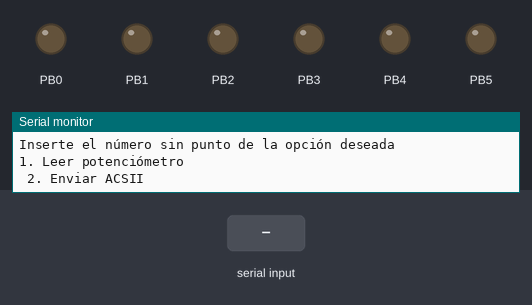
Bench run of a program on a simulated ATmega328P, built with avr-gcc and emulated at 16 MHz. Parts: output pins drawn as LEDs (lit = HIGH), the last lines printed to the serial monitor. The test bench sets the inputs (shaded band).

Above: at 1.2 s.
1.3 s: "1" received over Serial
2.8 s: "2" received over Serial
5.1 s: "0" received over Serial
At 5.6 s:
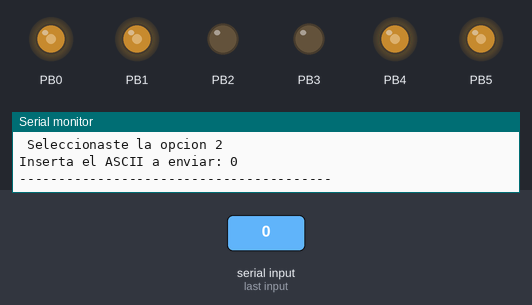
Timing chart, 0 to 8.7 s (numbered marks = the images above; inputs shaded):
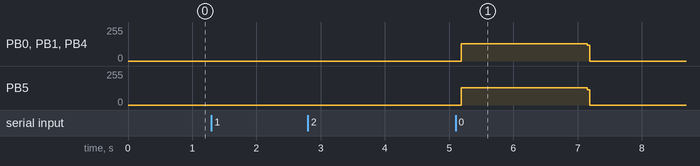

The program:

main.c
```c
/*
 * Laboratorio Serial
 *
 * Created: 24/04/2026
 * Author: Joaquín Fuentes
 * Description:
 */
/****************************************/
// Encabezado (Libraries)

#define F_CPU 16000000
#include <avr/io.h>
#include <avr/interrupt.h>
#include <util/delay.h>
#include "UART.h"

/****************************************/
// Function prototypes

void initADC(void);
uint16_t leerADC(void);
void mostrarByte(uint8_t dato);
void cadena(char txt[]);
uint8_t esperarByte(void);

/****************************************/
// Variables globales

volatile uint8_t datoRX = 0;
volatile uint8_t ExisteDato = 0;

/****************************************/
// Main Function

int main(void)
{
    cli();

    DDRB  = 0x3F; // PB0 PB5 salida
    PORTB = 0x00;

    initADC();
    initUART();

    sei();

	while (1)
	{
		cadena("===================MENU=================== \n");
		cadena("¡Hola de nuevo! \n");
		cadena ("Inserte el número sin punto de la opción deseada\n");
		cadena ("1. Leer potenciómetro \n 2. Enviar ACSII \n");

		uint8_t opcion = esperarByte();
		if (opcion == '1')
		{
			cadena ("\n Seleccionaste la opcion 1\n");
			cadena ("----------------------------------------\n");
			uint16_t valor = leerADC();
			char caracter = (char)((valor * 94UL) / 1023 + 0x20);
			cadena("Valor leido: ");
			writeChar(caracter);
			cadena("\n----------------------------------------\n");
			_delay_ms(2000);   // tiempo para leer el resultado
		}
		else if (opcion == '2')
		{
			cadena("\n Seleccionaste la opcion 2\n");
			cadena("Inserta el ASCII a enviar: ");
			uint8_t ascii = esperarByte();   // espera un nuevo byte, ya no es '2'
			cadena("\n----------------------------------------\n");
			mostrarByte(ascii);
			cadena("Enviado a LEDs\n");
			cadena("----------------------------------------\n");
			_delay_ms(2000);   // tiempo para ver los LEDs
		}
		else
		{
			cadena("\nOpcion no valida, volviendo al menu...\n");
			_delay_ms(1000);
		}
	}
}

/****************************************/
// NON-Interrupt subroutines

uint8_t esperarByte(void)
{
	while (!ExisteDato);
	ExisteDato = 0;
	return datoRX;
}
void initADC(void)
{
    DIDR0 |= (1<<ADC0D);
    ADMUX  = (1<<REFS0); // AVcc, ADC0
    ADCSRA = (1<<ADEN) | (1<<ADPS2) | (1<<ADPS1) | (1<<ADPS0); // prescaler 128
}

uint16_t leerADC(void)
{
    ADCSRA |= (1<<ADSC);
    while (ADCSRA & (1<<ADSC));
    return ADC;
}

void mostrarByte(uint8_t dato)
{
    uint8_t bajo = dato & 0x0F;      // Nibble bajo (bits 0-3)
    uint8_t alto = (dato >> 4) & 0x0F; // Nibble alto (bits 4-7)

    // Multiplexado continuo por 2 segundos
    for(int i = 0; i < 1000; i++) {
        // Mostrar nibble bajo (PB5 activa transistor nibble bajo)
        PORTB = (1<<PB5) | bajo;
        _delay_ms(1);

        // Mostrar nibble alto (PB4 activa transistor nibble alto)
        PORTB = (1<<PB4) | alto;
        _delay_ms(1);
    }

    // Apagar LEDs al terminar
    PORTB = 0x00;
}

void cadena(char txt[])
{
	while (*txt)
	{
		writeChar(*txt++);
	}
}

/****************************************/
// Interrupt routines

ISR(USART_RX_vect)
{
    datoRX = UDR0;      // Guardar dato recibido
	ExisteDato = 1;		// Se avise la existencia del nuevo dato
    writeChar(datoRX);  // Eco hacia terminal
}
```

UART.c
```c
/*
 * UART.c
 *
 * Created:
 * Author:
 * Description: Implementación UART para ATMega328P
 */

#include "UART.h"
#include <avr/io.h>
#include <avr/interrupt.h>

void initUART(void)
{
	// Configurar pines RX y TX
	DDRD &= ~(1<<DDD0);
	DDRD |=	 (1<<DDD1);

	UCSR0A = 0;
	// Habilitando interrupciones, habilitando RX y TX del UART0
	UCSR0B = (1<<RXCIE0) | (1<<RXEN0) | (1<<TXEN0);
	// Async, Paridad deshabilitada, 1 stop bit, 8 data bits
	UCSR0C = (1<<UCSZ01) | (1<<UCSZ00);
	// Setear UBRR0 = 103
	UBRR0 = 103;
}

void writeChar(char caracter)
{
	while (!(UCSR0A & (1<<UDRE0)));
	UDR0 = caracter;
}

void writeString(char* string)
{
	while (*string != '\0')
	{
		writeChar(*string);
		string++;
	}
}
```

UART.h
```c
/*
 * UART.h
 *
 * Created:
 * Author:
 * Description: Librería UART para ATMega328P
 */

#ifndef UART_H_
#define UART_H_

void initUART(void);
void writeChar(char caracter);
void writeString(char* string);

#endif /* UART_H_ */
```

Measured:
- after the input at 5.1 s, PB0, PB1, PB4: 0/255 → 131/255 after 0.09 s, → 0/255 2.0 s later; PB5: 0/255 → 128/255 after 0.09 s, → 0/255 2.0 s later
